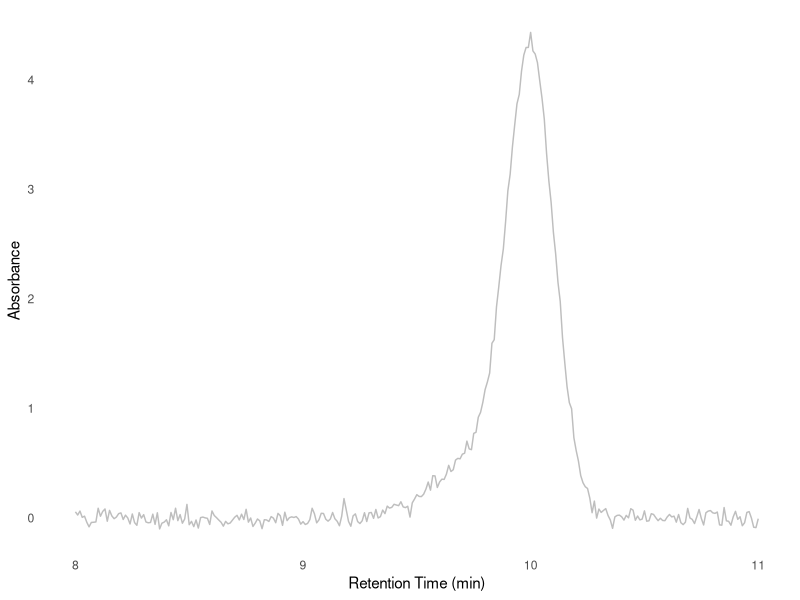
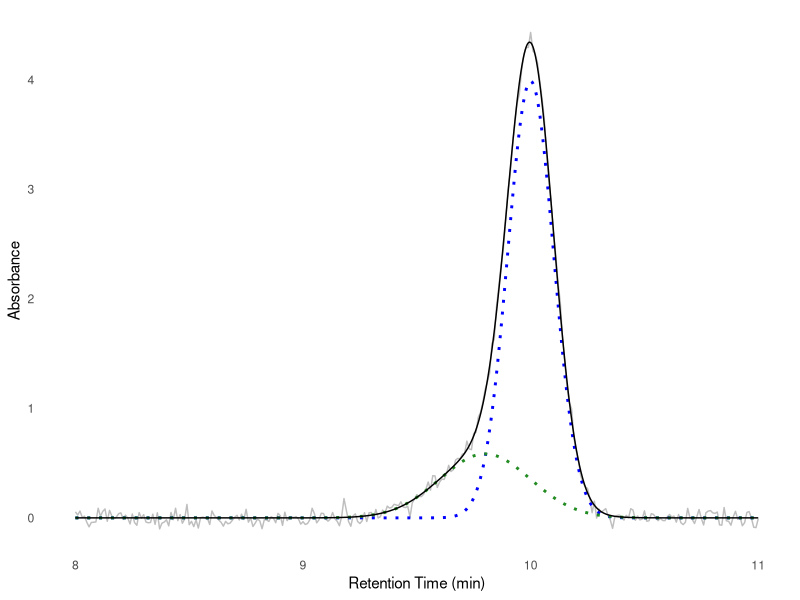

The R source for these figures, in order:
## ---- chunk 1
#| echo: false
#| warning: false
#| message: false
#| label: fig-example-data
#| fig-cap: Example data of a mixture between a protein and a Fab.

library(tidyverse)

example_trace <- tibble(
        rt = -100:200/100 + 9,
        signal = dnorm(rt, mean = 10, sd = 0.1) + 0.3 * dnorm(rt, mean = 9.8, sd = 0.2),
        noise = rnorm(301, sd = 0.05)
    ) |>
    mutate(signal = signal + noise)

data_plot <- example_trace |>
    ggplot(aes(rt, signal)) +
    theme_minimal() +
    theme(
        panel.grid.major = element_blank(),
        panel.grid.minor = element_blank()
    ) +
    geom_line(color = 'grey') +
    labs(
        x = 'Retention Time (min)',
        y = 'Absorbance'
    )

data_plot
## ---- chunk 2
# ub for unbound, b for bound
ub_rt <- 10
b_rt <- 9.8

# nls needs initial starting values,
# which we can eyeball.
# In this case it looks like our
# peak is mostly the unbound part
guesses <- list(
    'ub_amount' = 0.8, # real: 1.0
    'b_amount' = 0.4, # real: 0.3
    'ub_sd' = 0.15, # real: 0.1
    'b_sd' = 0.3 # real: 0.2
)

results <- nls(
    # This is the mixture model
    formula = 
        signal
        ~ ub_amount * dnorm(
            rt, mean = ub_rt, sd = ub_sd
        )
        + b_amount * dnorm(
            rt, mean = b_rt, sd = b_sd
        ),
    data = example_trace,
    start = guesses
)
## ---- chunk 3
#| label: fig-fitted-gauss
#| fig-cap: Fitted values plotted atop data. Bound and unbound are green and blue respectively, with the additive model in black.
# helper function to extract values
get_val <- function(val_name) {
    coef(results)[[val_name]]
}
# function generator for the gaussians
plot_gauss <- function(scale, mean, sd) {
    \(x) scale * dnorm(x, mean = mean, sd = sd)
}
fit_unbound <- plot_gauss(
            get_val('ub_amount'),
            ub_rt, get_val('ub_sd')
        )
fit_bound <- plot_gauss(
            get_val('b_amount'),
            b_rt, get_val('b_sd')
        )

data_plot + 
    geom_function(
        fun = fit_unbound,
        color = 'blue',
        linetype = 'dotted',
        n = 1000,
        linewidth = 1
    ) +
    geom_function(
        fun = fit_bound,
        color = 'forestgreen',
        linetype = 'dotted',
        n = 1000,
        linewidth = 1
    ) +
    geom_function(
        fun = \(x) fit_unbound(x) + fit_bound(x),
        color = 'black',
        n = 1000
    )
